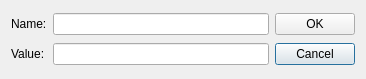
<?xml version="1.0" encoding="UTF-8"?>
<ui version="4.0">
 <class>EditDlg</class>
 <widget class="QDialog" name="EditDlg">
  <property name="geometry">
   <rect>
    <x>0</x>
    <y>0</y>
    <width>366</width>
    <height>79</height>
   </rect>
  </property>
  <property name="windowTitle">
   <string>Edit</string>
  </property>
  <layout class="QGridLayout" name="gridLayout">
   <item row="1" column="0">
    <widget class="QLabel" name="label_2">
     <property name="text">
      <string>Value:</string>
     </property>
    </widget>
   </item>
   <item row="1" column="1">
    <widget class="QLineEdit" name="m_value"/>
   </item>
   <item row="1" column="2">
    <widget class="QPushButton" name="cancelBtn">
     <property name="text">
      <string>Cancel</string>
     </property>
    </widget>
   </item>
   <item row="0" column="0">
    <widget class="QLabel" name="label">
     <property name="text">
      <string>Name:</string>
     </property>
    </widget>
   </item>
   <item row="0" column="1">
    <widget class="QLineEdit" name="m_name"/>
   </item>
   <item row="0" column="2">
    <widget class="QPushButton" name="okBtn">
     <property name="text">
      <string>OK</string>
     </property>
    </widget>
   </item>
  </layout>
 </widget>
 <resources/>
 <connections>
  <connection>
   <sender>cancelBtn</sender>
   <signal>clicked()</signal>
   <receiver>EditDlg</receiver>
   <slot>reject()</slot>
   <hints>
    <hint type="sourcelabel">
     <x>302</x>
     <y>47</y>
    </hint>
    <hint type="destinationlabel">
     <x>270</x>
     <y>48</y>
    </hint>
   </hints>
  </connection>
  <connection>
   <sender>okBtn</sender>
   <signal>clicked()</signal>
   <receiver>EditDlg</receiver>
   <slot>accept()</slot>
   <hints>
    <hint type="sourcelabel">
     <x>326</x>
     <y>19</y>
    </hint>
    <hint type="destinationlabel">
     <x>254</x>
     <y>-19</y>
    </hint>
   </hints>
  </connection>
 </connections>
</ui>
